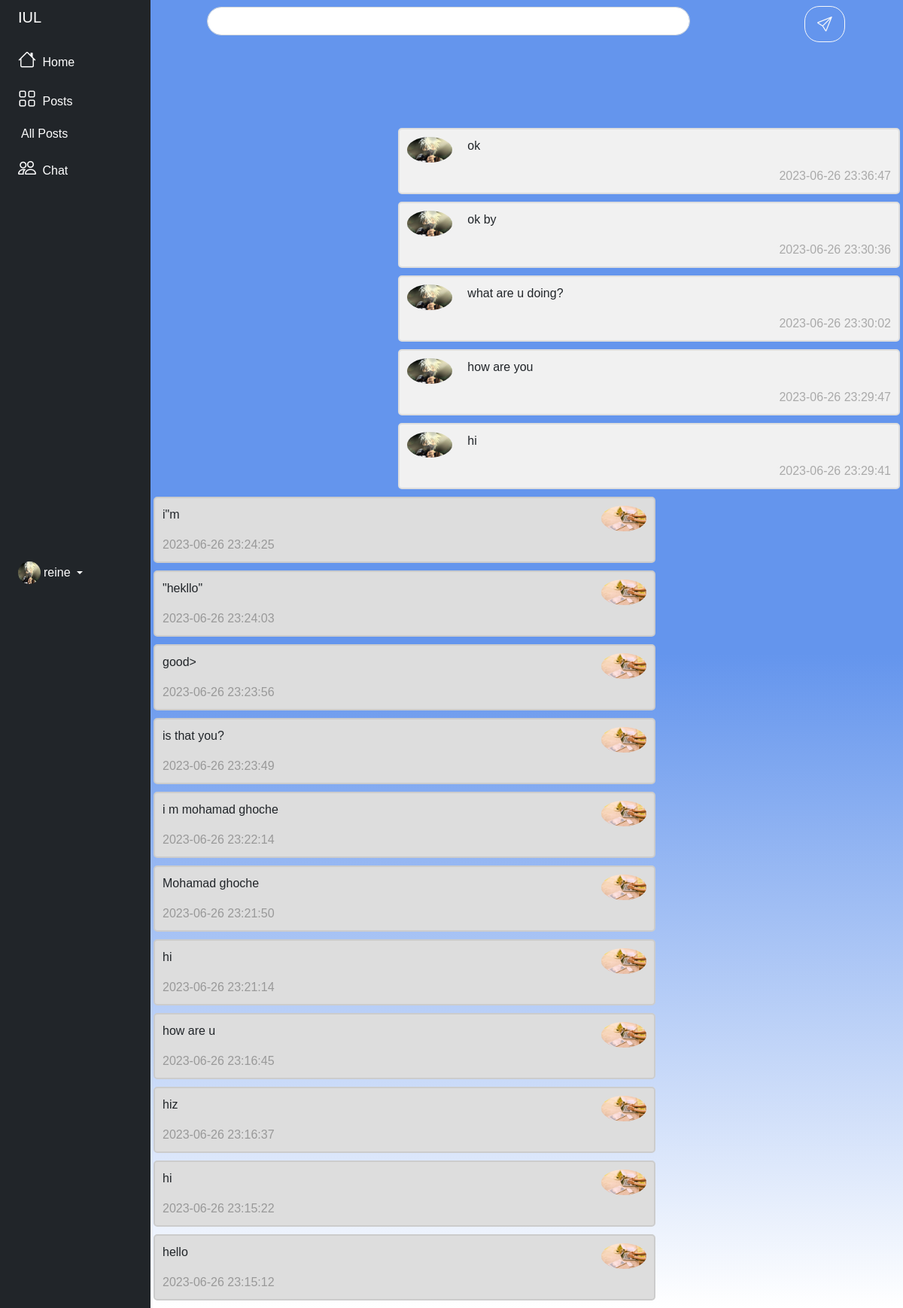
The app's page /chat.php (signed in) with its own data.
### tables this page shows
CREATE TABLE `chats` (
  `id` int NOT NULL,
  `user_id` int NOT NULL,
  `chat` varchar(100) NOT NULL,
  `created_at` timestamp NOT NULL
);

CREATE TABLE `user` (
  `id` int NOT NULL,
  `username` varchar(1000) NOT NULL,
  `email` varchar(1000) NOT NULL,
  `password` varchar(1000) NOT NULL,
  `image` varchar(1000) NOT NULL,
  `date` timestamp NOT NULL
);

### chat.php (the view, shortened to what this page needs)
<?php
include('./db_config/chataction.php');
$sql = "SELECT u.id, c.id as chat_id, u.username, u.image, c.user_id, c.chat, c.created_at
        FROM user AS u
        JOIN chats AS c where  u.id = c.user_id
        ORDER BY c.created_at DESC";
$result = mysqli_query($conn , $sql);
?>
<!DOCTYPE html>
<html lang="en">
<head>
    <link rel="stylesheet" href="https://cdn.jsdelivr.net/npm/bootstrap@5.2.3/dist/css/bootstrap.min.css">
    <link rel="stylesheet" href="https://cdn.jsdelivr.net/npm/bootstrap-icons@1.10.3/font/bootstrap-icons.css">
    <link rel="stylesheet" href="./css/post.css">
</head>
<body>
    <div class="container-fluid ">
        <div class="row ">
            <div class="col-3 col-sm-3 col-md-3 col-xl-2 px-sm-2 px-0 bg-dark " style="min-height: 100vh;">
                <div
                    class="d-flex flex-column align-items-center align-items-sm-start px-3 pt-2 text-white min-vh-100 side ">
                    <a href="/"
                        class="d-flex align-items-center pb-3 mb-md-0 me-md-auto text-white text-decoration-none">
                        <span class="fs-5 d-none d-sm-inline">IUL</span>
                    </a>
                    <ul class="nav nav-pills flex-column mb-sm-auto mb-0 align-items-center align-items-sm-start"
                        id="menu">
                        <li class="nav-item">
                            <a href="./home.php" class="nav-link align-middle px-0">
                                <i class="fs-4 bi-house"></i> <span class="ms-1 d-none d-sm-inline">Home</span>
                            </a>
                        </li>
                        <li>
                            <a href="#submenu1" data-bs-toggle="collapse" class="nav-link px-0 align-middle">
                                <i class="fs-4 bi-grid"></i> <span class="ms-1 d-none d-sm-inline">Posts</span> </a>
                            <ul class="collapse show nav flex-column ms-1" id="submenu1" data-bs-parent="#menu">
                                <li class="w-100">
                                    <a href="./seepost2.php" class="nav-link px-0"> <span class="d-none d-sm-inline">All
                                            Posts</span>
                                    </a>
                                </li>
                            </ul>
                        </li>
                        <li>
                            <a href="./chat.php" class="nav-link px-0 align-middle">
                                <i class="fs-4 bi-people"></i> <span class="ms-1 d-none d-sm-inline">Chat</span>
                            </a>
                        </li>
                    </ul>
                    <div class="dropdown pb-4">
                        <a href="#" class="d-flex align-items-center text-white text-decoration-none dropdown-toggle"
                            id="dropdownUser1" data-bs-toggle="dropdown" aria-expanded="false">
                            <img src="./images/<?php echo $_SESSION['image'];?>" alt="hugenerd" width="30" height="30"
                                class="rounded-circle">
                            <span class="d-none d-sm-inline mx-1"><?php echo $_SESSION['username']?></span>
                        </a>
                    </div>
                </div>
            </div>
            <div class="col-9 col-sm-9 col-md-9 col-xl-10 py-0 px-0" style="background:linear-gradient(cornflowerblue,cornflowerblue,white);">
                <div style="width: 100%;height: 20vh; ">
                    <div style="width: 100%; height: 10%; background-color:cornflowerblue; margin: auto;" class="row">
                        <div class="col-8 d-flex justify-content-center" style="margin: auto;">
                            <form action="./chat.php" method="post" style="width: 100%; margin: auto;">
                                <div class="form-outline">
                                    <input type="text" id="form12" class="form-control" name="chat"
                                        style="width: 100%; margin: auto; border-radius: 20px; " />
                                </div>
                        </div>
                        <div class="col-1  d-flex justify-content-center  " style="margin: auto;">
                           <button type="submit" name="submit" class="btn btn-lg btn-outline-light mt-2" style="margin: auto;border-radius: 20px;"> <i class="bi bi-send "></i></button>
                        </div>
                    </div>
                </div>
                <?php
                if(mysqli_num_rows($result) < 1){
                    echo "no data found";
                }else{
                    while($row = mysqli_fetch_assoc($result)){
                        $id = $row['id'];
                        $image = $row['image'];
                        $chat = $row['chat'];
                        $created_at = $row['created_at'];
                if($_SESSION['userId']==$id)
                {
                ?>
                    <div class="col-8 ms-auto m-1">
                <div class="container">
                    <img src="./images/<?php echo $image;?>" alt="Avatar" style="width:70%;">
                    <p><?php echo $chat;?></p>
                    <span class="time-right"><?php echo $created_at;?></span>
                </div>
                </div>
                <?php } else{ ?>
                    <div class="col-8 me-auto m-1">
                  <div class="container darker">
                    <img src="./images/<?php echo $image;?>" alt="Avatar" class="right" style="width:70%;">
                    <p><?php echo $chat;?></p>
                    <span class="time-left"><?php echo $created_at;?></span>
                  </div>
            </div>
            <?php } ?>
            <?php } ?>
            <?php } ?>
            </div>
        </div>
    </div>
</body>
</html>

### css/post.css (style rules this page uses)
* { font-family:'Franklin Gothic Medium', 'Arial Narrow', Arial, sans-serif; margin: 0; padding: 0; box-sizing: border-box; }
.nav-link,.navbar-brand { color: white; border-radius: 20%; }
.container { border: 2px solid #dedede; background-color: #f1f1f1; border-radius: 5px; padding: 10px; margin: 10px 0; }
.darker { border-color: #ccc; background-color: #ddd; }
.container::after { content: ""; clear: both; display: table; }
.container img { float: left; max-width: 60px; width: 100px; margin-right: 20px; border-radius: 50%; }
.container img.right { float: right; margin-left: 20px; margin-right:0; }
.time-right { float: right; color: #aaa; }
.time-left { float: left; color: #999; }
.side { position: fixed; }

### records on screen
chats: user.image (picture), chat "ok", created_at "2023-06-26 23:36:47"
chats: user.image (picture), chat "ok by", created_at "2023-06-26 23:30:36"
chats: user.image (picture), chat "what are u doing?", created_at "2023-06-26 23:30:02"
chats: user.image (picture), chat "how are you", created_at "2023-06-26 23:29:47"
chats: user.image (picture), chat "hi", created_at "2023-06-26 23:29:41"
chats: user.image (picture), chat "i\"m", created_at "2023-06-26 23:24:25"
chats: user.image (picture), chat "\"hekllo\"", created_at "2023-06-26 23:24:03"
chats: user.image (picture), chat "good>", created_at "2023-06-26 23:23:56"
chats: user.image (picture), chat "is that you?", created_at "2023-06-26 23:23:49"
chats: user.image (picture), chat "i m mohamad ghoche", created_at "2023-06-26 23:22:14"
chats: user.image (picture), chat "Mohamad ghoche", created_at "2023-06-26 23:21:50"
chats: user.image (picture), chat "hi", created_at "2023-06-26 23:21:14"
chats: user.image (picture), chat "how are u", created_at "2023-06-26 23:16:45"
chats: user.image (picture), chat "hiz", created_at "2023-06-26 23:16:37"
chats: user.image (picture), chat "hi", created_at "2023-06-26 23:15:22"
chats: user.image (picture), chat "hello", created_at "2023-06-26 23:15:12"

### other values on screen
$_SESSION['username'] "reine"
